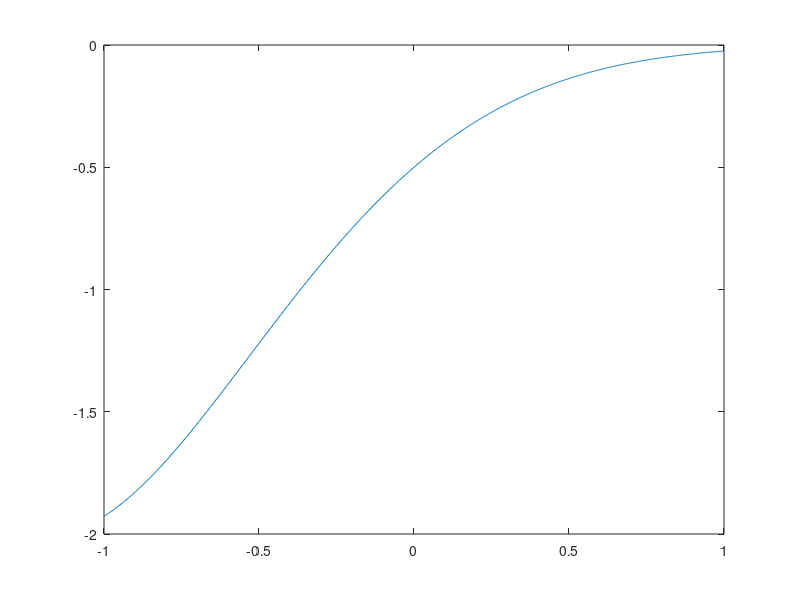
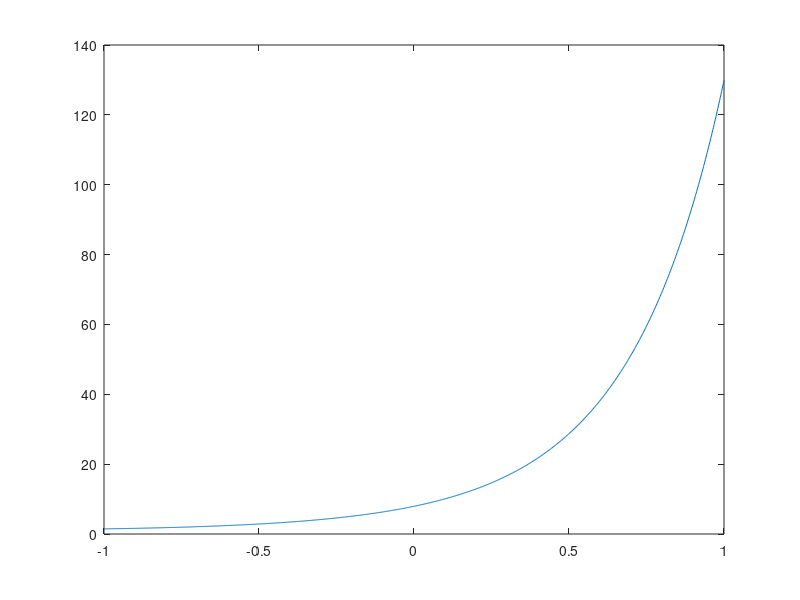

Reproduce these figures in MATLAB, in order.
%doing some experiments with Dave's paper

A0=@(z) airy(z);
A1=@(z) exp(2i*pi/3)*airy(exp(2i*pi/3)*z);
A2=@(z) exp(-2i*pi/3)*airy(exp(-2i*pi/3)*z);


R=linspace(-1,1,1000);
figure(1);
plot(R,A0(R)./A1(R));
figure(2);
plot(R,abs(exp(exp(-1i*pi/6)*R)./(A0(R).^2)));